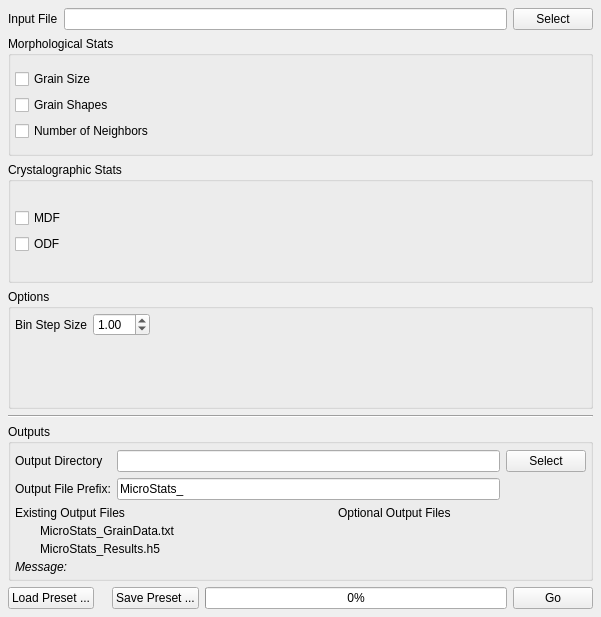
<?xml version="1.0" encoding="UTF-8"?>
<ui version="4.0">
 <class>MicrostructureStatisticsWidget</class>
 <widget class="QWidget" name="MicrostructureStatisticsWidget">
  <property name="geometry">
   <rect>
    <x>0</x>
    <y>0</y>
    <width>601</width>
    <height>617</height>
   </rect>
  </property>
  <property name="windowTitle">
   <string>Form</string>
  </property>
  <layout class="QVBoxLayout" name="verticalLayout">
   <property name="margin">
    <number>8</number>
   </property>
   <item>
    <layout class="QGridLayout" name="gridLayout_6">
     <item row="0" column="0">
      <widget class="QLabel" name="label_11">
       <property name="text">
        <string>Input File</string>
       </property>
      </widget>
     </item>
     <item row="0" column="1">
      <widget class="QFSDropLineEdit" name="m_InputFile">
       <property name="enabled">
        <bool>true</bool>
       </property>
      </widget>
     </item>
     <item row="0" column="2">
      <widget class="QPushButton" name="m_InputFileBtn">
       <property name="text">
        <string>Select</string>
       </property>
      </widget>
     </item>
    </layout>
   </item>
   <item>
    <widget class="QGroupBox" name="groupBox_2">
     <property name="title">
      <string>Morphological Stats</string>
     </property>
     <layout class="QVBoxLayout" name="verticalLayout_6">
      <property name="spacing">
       <number>6</number>
      </property>
      <property name="leftMargin">
       <number>4</number>
      </property>
      <property name="topMargin">
       <number>6</number>
      </property>
      <property name="rightMargin">
       <number>4</number>
      </property>
      <property name="bottomMargin">
       <number>4</number>
      </property>
      <item>
       <layout class="QGridLayout" name="gridLayout_7">
        <item row="2" column="0">
         <widget class="QCheckBox" name="computeNumNeighbors">
          <property name="text">
           <string>Number of Neighbors</string>
          </property>
         </widget>
        </item>
        <item row="1" column="0">
         <widget class="QCheckBox" name="computeGrainShapes">
          <property name="text">
           <string>Grain Shapes</string>
          </property>
         </widget>
        </item>
        <item row="0" column="0">
         <widget class="QCheckBox" name="computeGrainSize">
          <property name="text">
           <string>Grain Size</string>
          </property>
         </widget>
        </item>
       </layout>
      </item>
     </layout>
    </widget>
   </item>
   <item>
    <widget class="QGroupBox" name="groupBox_3">
     <property name="title">
      <string>Crystalographic Stats</string>
     </property>
     <layout class="QVBoxLayout" name="verticalLayout_3">
      <property name="margin">
       <number>4</number>
      </property>
      <item>
       <layout class="QGridLayout" name="gridLayout_9">
        <item row="0" column="0">
         <widget class="QCheckBox" name="computeMDF">
          <property name="text">
           <string>MDF</string>
          </property>
         </widget>
        </item>
        <item row="1" column="0">
         <widget class="QCheckBox" name="computeODF">
          <property name="text">
           <string>ODF</string>
          </property>
         </widget>
        </item>
       </layout>
      </item>
     </layout>
    </widget>
   </item>
   <item>
    <widget class="QGroupBox" name="groupBox_4">
     <property name="title">
      <string>Options</string>
     </property>
     <layout class="QHBoxLayout" name="horizontalLayout">
      <property name="spacing">
       <number>4</number>
      </property>
      <property name="margin">
       <number>4</number>
      </property>
      <item>
       <layout class="QFormLayout" name="formLayout_5">
        <property name="fieldGrowthPolicy">
         <enum>QFormLayout::FieldsStayAtSizeHint</enum>
        </property>
        <property name="labelAlignment">
         <set>Qt::AlignCenter</set>
        </property>
        <property name="horizontalSpacing">
         <number>6</number>
        </property>
        <property name="verticalSpacing">
         <number>6</number>
        </property>
        <property name="rightMargin">
         <number>10</number>
        </property>
        <item row="2" column="0">
         <widget class="QLabel" name="label">
          <property name="text">
           <string>Bin Step Size</string>
          </property>
         </widget>
        </item>
        <item row="2" column="1">
         <widget class="QDoubleSpinBox" name="m_BinStepSize">
          <property name="value">
           <double>1.000000000000000</double>
          </property>
         </widget>
        </item>
       </layout>
      </item>
     </layout>
    </widget>
   </item>
   <item>
    <widget class="Line" name="line_7">
     <property name="orientation">
      <enum>Qt::Horizontal</enum>
     </property>
    </widget>
   </item>
   <item>
    <widget class="QGroupBox" name="groupBox">
     <property name="title">
      <string>Outputs</string>
     </property>
     <layout class="QVBoxLayout" name="verticalLayout_2">
      <property name="spacing">
       <number>6</number>
      </property>
      <property name="leftMargin">
       <number>4</number>
      </property>
      <property name="topMargin">
       <number>6</number>
      </property>
      <property name="rightMargin">
       <number>4</number>
      </property>
      <property name="bottomMargin">
       <number>4</number>
      </property>
      <item>
       <layout class="QGridLayout" name="gridLayout">
        <item row="0" column="0">
         <widget class="QLabel" name="label_2">
          <property name="text">
           <string>Output Directory</string>
          </property>
         </widget>
        </item>
        <item row="0" column="1">
         <widget class="QFSDropLineEdit" name="m_OutputDir"/>
        </item>
        <item row="1" column="1">
         <widget class="QLineEdit" name="m_OutputFilePrefix">
          <property name="text">
           <string>MicroStats_</string>
          </property>
         </widget>
        </item>
        <item row="1" column="0">
         <widget class="QLabel" name="label_5">
          <property name="text">
           <string>Output File Prefix:</string>
          </property>
         </widget>
        </item>
        <item row="0" column="2">
         <widget class="QPushButton" name="m_OutputDirBtn">
          <property name="text">
           <string>Select</string>
          </property>
         </widget>
        </item>
       </layout>
      </item>
      <item>
       <layout class="QGridLayout" name="gridLayout_8">
        <property name="spacing">
         <number>4</number>
        </property>
        <item row="0" column="1">
         <widget class="QLabel" name="label_23">
          <property name="text">
           <string>Existing Output Files</string>
          </property>
         </widget>
        </item>
        <item row="1" column="1">
         <layout class="QFormLayout" name="formLayout_6">
          <property name="fieldGrowthPolicy">
           <enum>QFormLayout::FieldsStayAtSizeHint</enum>
          </property>
          <property name="labelAlignment">
           <set>Qt::AlignCenter</set>
          </property>
          <property name="formAlignment">
           <set>Qt::AlignHCenter|Qt::AlignTop</set>
          </property>
          <property name="horizontalSpacing">
           <number>12</number>
          </property>
          <property name="verticalSpacing">
           <number>4</number>
          </property>
          <item row="0" column="0">
           <widget class="QLabel" name="m_GrainDataFileIcon">
            <property name="text">
             <string/>
            </property>
            <property name="pixmap">
             <pixmap resource="../../../Resources/icons/images/Icons.qrc">:/Delete-16x16.png</pixmap>
            </property>
           </widget>
          </item>
          <item row="0" column="1">
           <widget class="QLabel" name="m_GrainDataFile">
            <property name="minimumSize">
             <size>
              <width>300</width>
              <height>0</height>
             </size>
            </property>
            <property name="text">
             <string>MicroStats_GrainData.txt</string>
            </property>
           </widget>
          </item>
          <item row="1" column="0">
           <widget class="QLabel" name="m_H5StatisticsFileIcon">
            <property name="text">
             <string/>
            </property>
            <property name="pixmap">
             <pixmap resource="../../../Resources/icons/images/Icons.qrc">:/Delete-16x16.png</pixmap>
            </property>
           </widget>
          </item>
          <item row="1" column="1">
           <widget class="QLabel" name="m_H5StatisticsFile">
            <property name="minimumSize">
             <size>
              <width>300</width>
              <height>0</height>
             </size>
            </property>
            <property name="text">
             <string>MicroStats_Results.h5</string>
            </property>
           </widget>
          </item>
         </layout>
        </item>
        <item row="2" column="1" colspan="2">
         <widget class="QLabel" name="messageLabel">
          <property name="font">
           <font>
            <italic>true</italic>
           </font>
          </property>
          <property name="text">
           <string>Message:</string>
          </property>
          <property name="wordWrap">
           <bool>true</bool>
          </property>
          <property name="margin">
           <number>3</number>
          </property>
         </widget>
        </item>
        <item row="1" column="2">
         <layout class="QFormLayout" name="formLayout">
          <property name="fieldGrowthPolicy">
           <enum>QFormLayout::FieldsStayAtSizeHint</enum>
          </property>
          <property name="labelAlignment">
           <set>Qt::AlignCenter</set>
          </property>
          <property name="formAlignment">
           <set>Qt::AlignLeading|Qt::AlignLeft|Qt::AlignTop</set>
          </property>
          <property name="horizontalSpacing">
           <number>12</number>
          </property>
          <property name="verticalSpacing">
           <number>1</number>
          </property>
         </layout>
        </item>
        <item row="0" column="2">
         <widget class="QLabel" name="label_24">
          <property name="text">
           <string>Optional Output Files</string>
          </property>
         </widget>
        </item>
       </layout>
      </item>
     </layout>
    </widget>
   </item>
   <item>
    <layout class="QHBoxLayout" name="BIG_LAYOUT">
     <item>
      <widget class="QPushButton" name="m_LoadSettingsBtn">
       <property name="text">
        <string>Load Preset ...</string>
       </property>
      </widget>
     </item>
     <item>
      <spacer name="horizontalSpacer_19">
       <property name="orientation">
        <enum>Qt::Horizontal</enum>
       </property>
       <property name="sizeType">
        <enum>QSizePolicy::Fixed</enum>
       </property>
       <property name="sizeHint" stdset="0">
        <size>
         <width>12</width>
         <height>20</height>
        </size>
       </property>
      </spacer>
     </item>
     <item>
      <widget class="QPushButton" name="m_SaveSettingsBtn">
       <property name="text">
        <string>Save Preset ...</string>
       </property>
      </widget>
     </item>
     <item>
      <widget class="QProgressBar" name="m_progressBar">
       <property name="value">
        <number>0</number>
       </property>
      </widget>
     </item>
     <item>
      <widget class="QPushButton" name="m_GoBtn">
       <property name="text">
        <string>Go</string>
       </property>
      </widget>
     </item>
    </layout>
   </item>
  </layout>
 </widget>
 <customwidgets>
  <customwidget>
   <class>QFSDropLineEdit</class>
   <extends>QLineEdit</extends>
   <header location="global">QFSDropLineEdit.h</header>
  </customwidget>
 </customwidgets>
 <resources>
  <include location="../../../Resources/icons/images/Icons.qrc"/>
  <include location="../../../Resources/icons/images/Icons.qrc"/>
 </resources>
 <connections/>
</ui>
